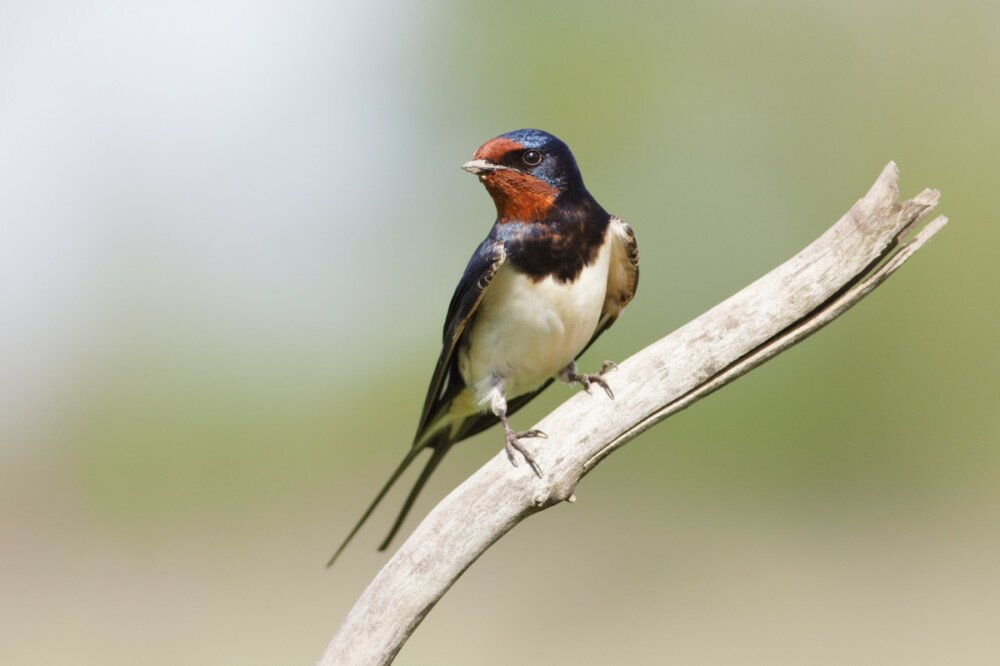
#> input picture Basic image manipulation/swallow.jpg, 1000 x 666 px
$ jupyter execute excercise.ipynb   (shell and % lines are left out)
#> lines starting #> are read from the running program, lines starting #| are printed output that depends on the picture; after the words box and inside, x2 and y2 are one past the last pixel; in counts of white or black regions, pixels touching at a corner belong together
[cell 1]
import os
import cv2
import numpy as np
import matplotlib.pyplot as plt

from zipfile import ZipFile
from urllib.request import urlretrieve

from IPython.display import Image

[cell 2]
swallow_gray = cv2.imread('swallow.jpg', 0)
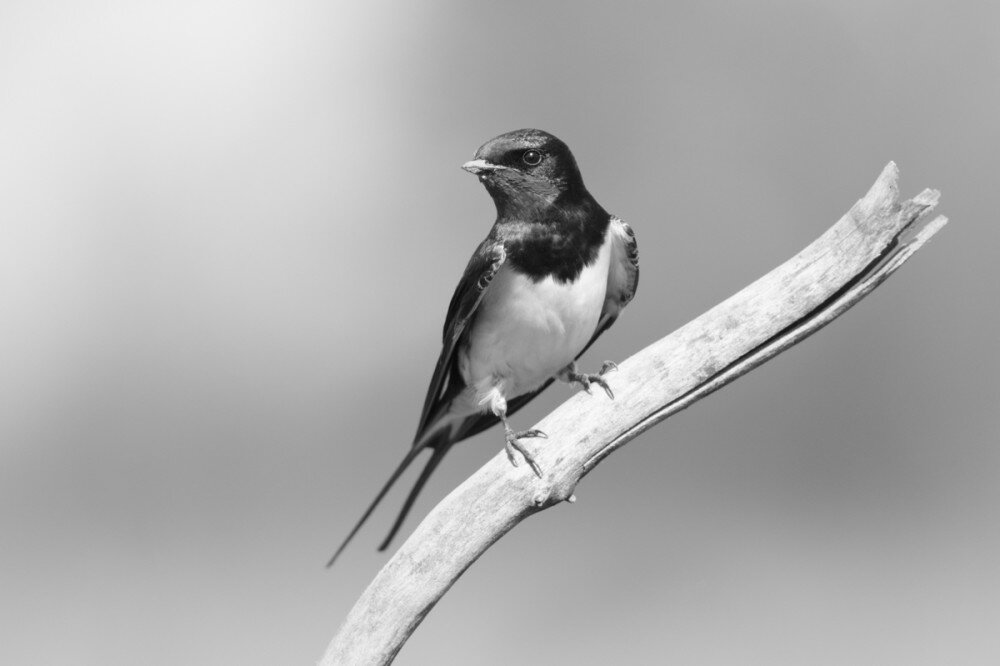
#> swallow_gray: shape (666, 1000); min 5, max 255, mean 174.8
plt.imshow(swallow_gray, cmap="gray")
#> (this line was passed over: IPython is not available in this run)
print(swallow_gray)
#> (printed output is left out)

[cell 3]
print(swallow_gray[0,0])
#| 227
print(swallow_gray[150,550])
#| 30

[cell 4]
swallow_gray_copy = swallow_gray.copy()
swallow_gray_copy[100:350, 100:350] = 75
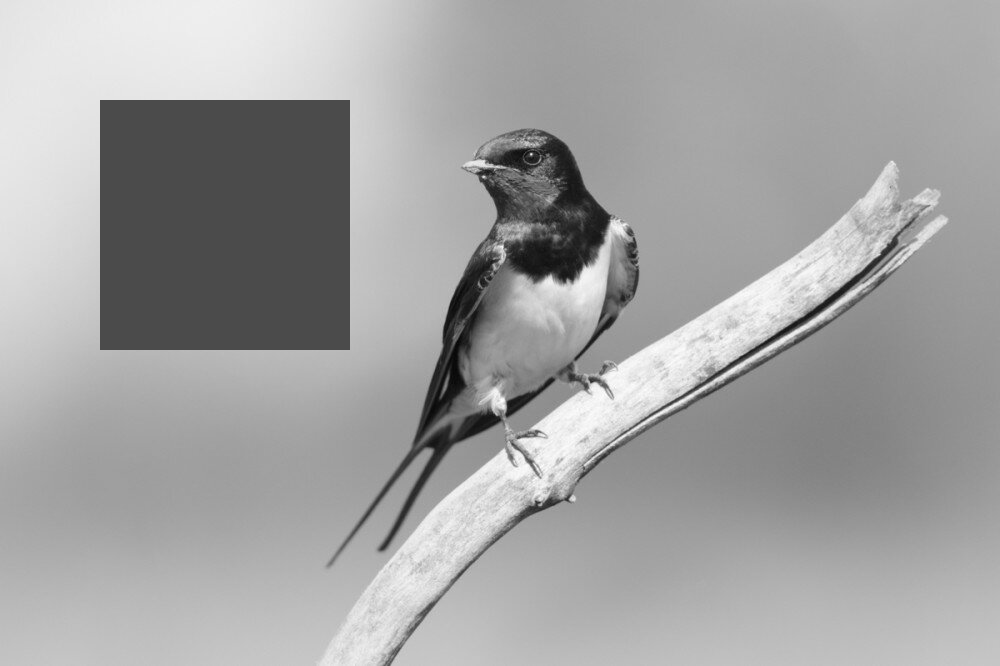
#> swallow_gray_copy: shape (666, 1000); 9.38% of pixels changed, all inside (x1, y1, x2, y2) = (100, 100, 350, 350)

plt.imshow(swallow_gray_copy, cmap="gray")
#> (this line was passed over: IPython is not available in this run)
print(swallow_gray_copy)
#> (printed output is left out)

[cell 5]
swallow_bgr = cv2.imread('swallow.jpg', cv2.IMREAD_COLOR)
#> swallow_bgr is the input picture: shape (666, 1000, 3); mean B, G, R 152.5, 177.5, 178.1
swallow_rgb = swallow_bgr[:, :,  ::-1]
plt.imshow(swallow_rgb)
#> (this line was passed over: IPython is not available in this run)

[cell 6]
swallow_cropped = swallow_rgb[100:350, 400:650]
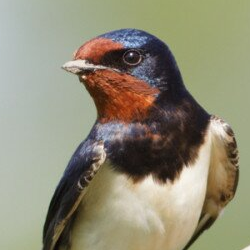
#> swallow_cropped: shape (250, 250, 3); mean R, G, B 144, 140.2, 118.7
plt.imshow(swallow_cropped)
#> (this line was passed over: IPython is not available in this run)

[cell 7]
swallow_resized_2x = cv2.resize(swallow_cropped, None, fx=2, fy=2)
plt.imshow(swallow_resized_2x)
#> (this line was passed over: IPython is not available in this run)

[cell 8]
desired_width = 500
desired_height = 700
dim = (desired_width, desired_height)

swallow_resized_desired = cv2.resize(swallow_cropped, dsize=dim, interpolation=cv2.INTER_AREA)
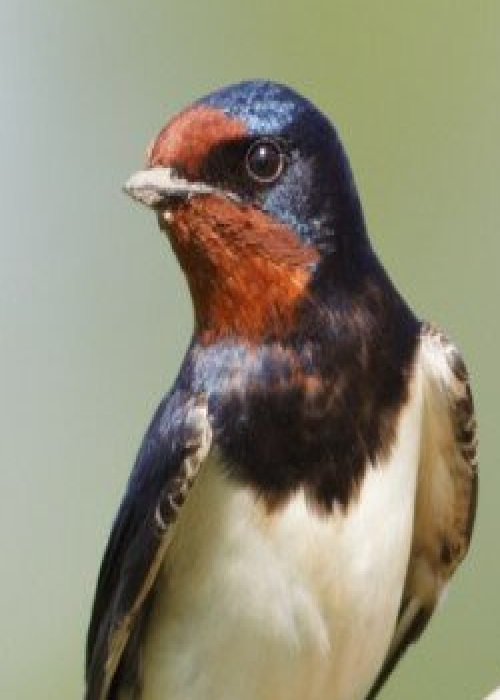
#> swallow_resized_desired: shape (700, 500, 3); mean R, G, B 144, 140.1, 118.7
plt.imshow(swallow_resized_desired)
#> (this line was passed over: IPython is not available in this run)

[cell 9]
desired_width = 500
aspect_ration = desired_width / swallow_cropped.shape[1]
#> aspect_ration = 2
desired_height = int(swallow_cropped.shape[0] * aspect_ration)
#> desired_height = 500
dim = (desired_width, desired_height)
#> dim = (500, 500)

swallow_resized_desired_fixed = cv2.resize(swallow_cropped, dsize=dim, interpolation=cv2.INTER_AREA)
plt.imshow(swallow_resized_desired_fixed)
#> (this line was passed over: IPython is not available in this run)

$ run again, with Basic image manipulation/New_Zealand_Boat.jpg copied over Basic image manipulation/swallow.jpg
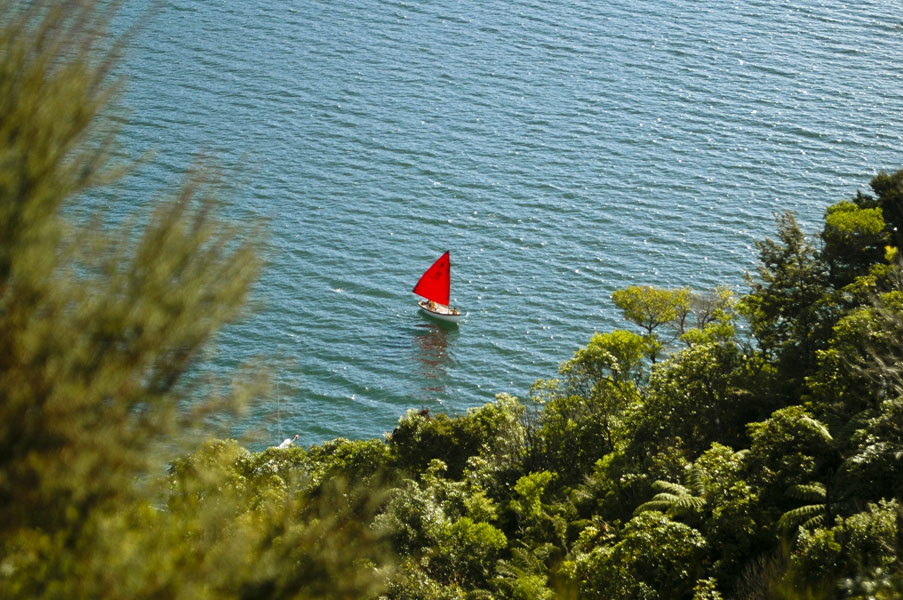
#> input picture Basic image manipulation/New_Zealand_Boat.jpg, 903 x 600 px
#> (printed output is left out)
#| 110
#| 127
#> `swallow_gray_copy[100:350, 100:350] = 75`:
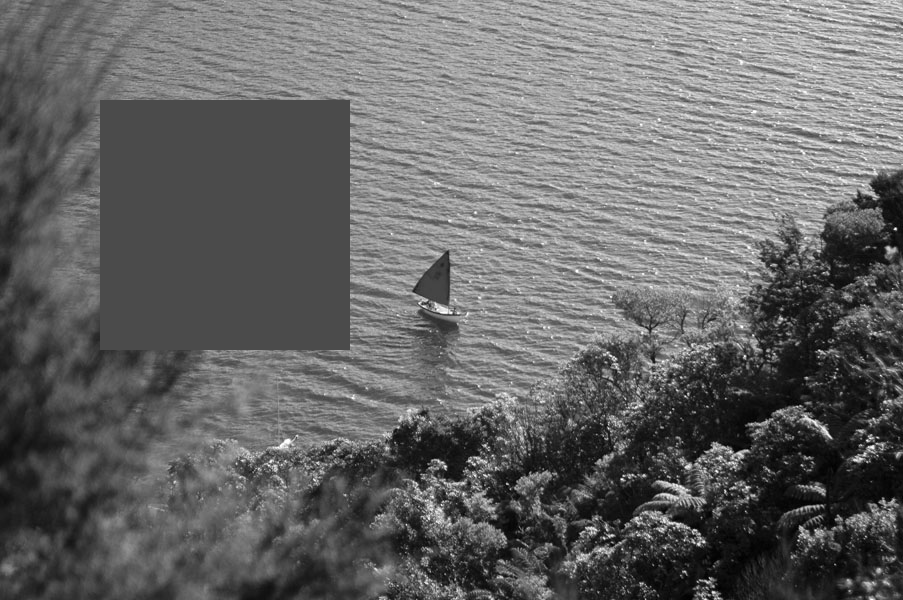
#> swallow_gray_copy: shape (600, 903); min 0, max 255, mean 102.4
#> (printed output is left out)
#> swallow_bgr is the input picture: shape (600, 903, 3); mean B, G, R 96.6, 115, 98
#> `swallow_resized_desired = cv2.resize(swallow_cropped, dsize=dim, inter..`:
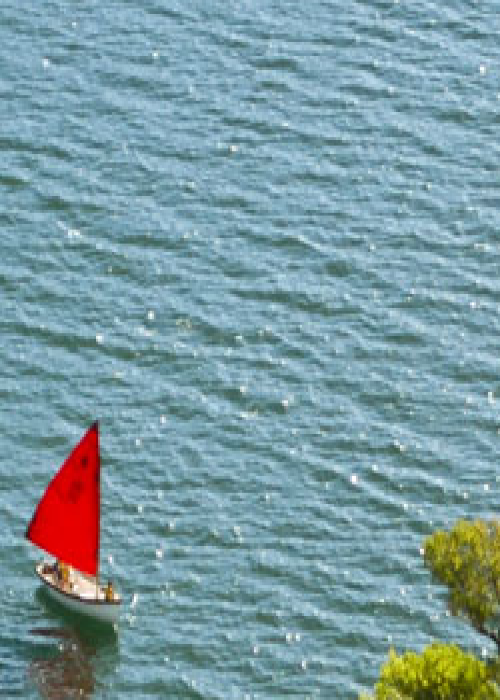
#> swallow_resized_desired: shape (700, 500, 3); mean R, G, B 122.9, 154.2, 161.3
